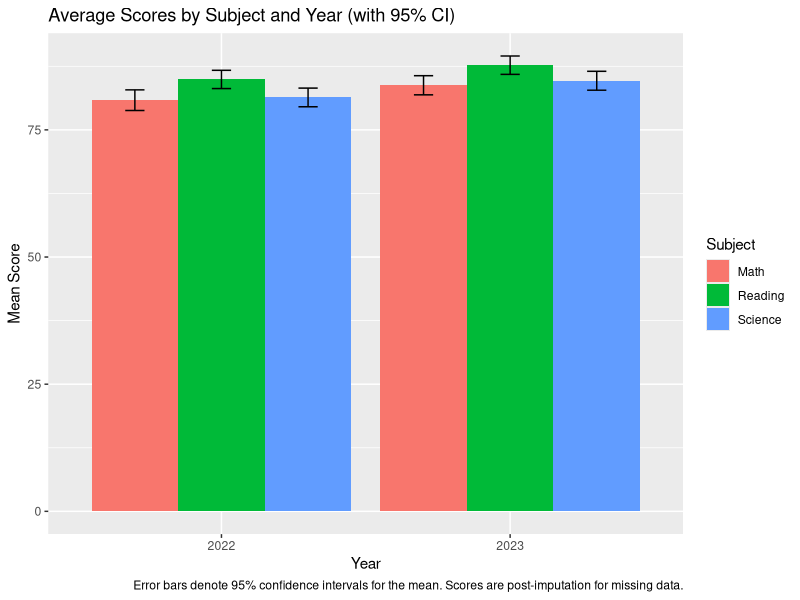
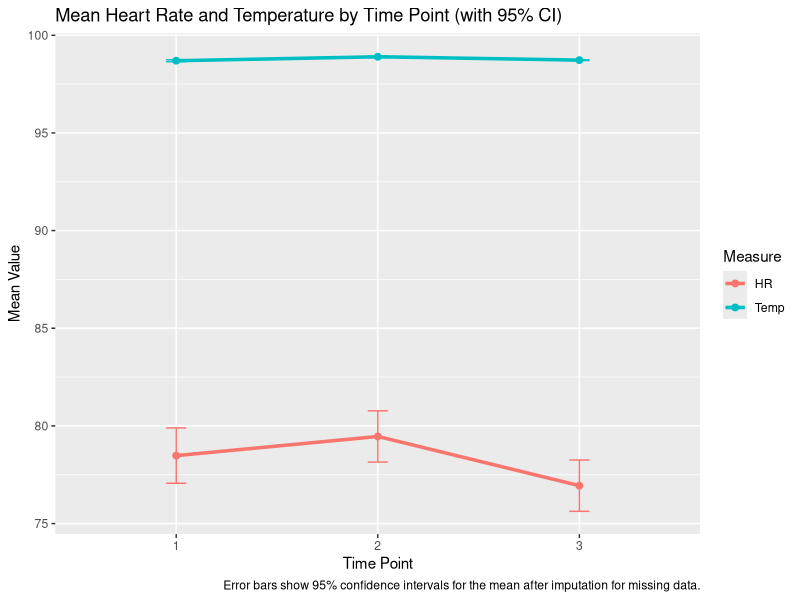
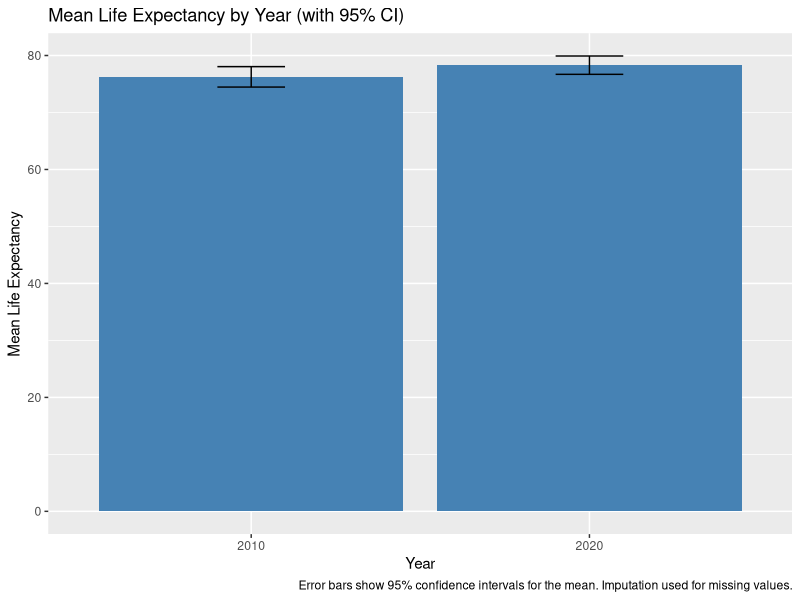

Here is the R script that generated these plots, in order:
## ---- chunk 1
knitr::opts_chunk$set(echo = TRUE, message=FALSE, warning=FALSE)
## ---- chunk 2
library(readr); library(tidyr); library(dplyr); library(ggplot2); library(stringr)
student_scores <- read_csv("student_scores.csv")
# Intentionally simulate a few missing values for demonstration
set.seed(42)
student_scores[sample(nrow(student_scores), 2), "Math_2023"] <- NA
student_scores[sample(nrow(student_scores), 1), "Reading_2022"] <- NA
head(student_scores, 10)
## ---- chunk 3
missing_rows <- student_scores %>% filter(if_any(everything(), is.na))
missing_rows
## ---- chunk 4
impute_mean <- function(x) ifelse(is.na(x), mean(x, na.rm=TRUE), x)
student_scores <- student_scores %>%
  mutate(across(starts_with(c("Math","Reading","Science")), impute_mean))
## ---- chunk 5
student_long <- student_scores %>%
  pivot_longer(
    cols = -c(StudentID, Name),
    names_to = c("Subject", "Year"),
    names_sep = "_",
    values_to = "Score"
  ) %>%
  mutate(Year = as.integer(Year))
head(student_long, 10)
## ---- chunk 6
student_summary <- student_long %>%
  group_by(Subject, Year) %>%
  summarize(
    mean_score = mean(Score),
    sd_score = sd(Score),
    n = n(),
    se = sd_score/sqrt(n),
    ci_lower = mean_score - qt(0.975, n-1)*se,
    ci_upper = mean_score + qt(0.975, n-1)*se,
    .groups = 'drop'
  )
student_summary
## ---- chunk 7
ggplot(student_summary, aes(x=factor(Year), y=mean_score, fill=Subject)) +
  geom_col(position="dodge") +
  geom_errorbar(aes(ymin=ci_lower, ymax=ci_upper), position=position_dodge(width=0.9), width=0.2) +
  labs(title="Average Scores by Subject and Year (with 95% CI)",
       x="Year", y="Mean Score",
       caption="Error bars denote 95% confidence intervals for the mean. Scores are post-imputation for missing data.")
## ---- chunk 8
math22 <- student_scores$Math_2022
math23 <- student_scores$Math_2023
t_test_math <- t.test(math22, math23, paired=TRUE)
t_test_math
## ---- chunk 9
patient_vitals <- read_csv("patient_vitals.csv")
# Simulate missing
set.seed(123)
patient_vitals[sample(nrow(patient_vitals), 1), "BP_T2"] <- NA
patient_vitals[sample(nrow(patient_vitals), 1), "Temp_T1"] <- NA

patient_vitals[] <- lapply(patient_vitals, as.character)
missing_rows_vitals <- patient_vitals %>% filter(if_any(everything(), is.na))
missing_rows_vitals
## ---- chunk 10
for(i in 1:nrow(patient_vitals)) {
  # BP_T2
  if(is.na(patient_vitals$BP_T2[i])) {
    patient_vitals$BP_T2[i] <- ifelse(!is.na(patient_vitals$BP_T1[i]), patient_vitals$BP_T1[i], "125/80")
  }
  # Temp_T1
  if(is.na(patient_vitals$Temp_T1[i])) {
    vals <- as.numeric(patient_vitals$Temp_T1)
    vals <- vals[!is.na(vals)]
    patient_vitals$Temp_T1[i] <- mean(vals)
  }
}
## ---- chunk 11
vitals_long <- patient_vitals %>%
  pivot_longer(
    cols = -c(PatientID, Name),
    names_to = c("Measure", "Time"),
    names_pattern = "([A-Za-z]+)_T([1-3])",
    values_to = "Value"
  )
head(vitals_long, 10)
## ---- chunk 12
vitals_long <- vitals_long %>%
  mutate(
    Systolic = ifelse(Measure=="BP", as.numeric(str_extract(Value, "^[0-9]+")), NA),
    Diastolic = ifelse(Measure=="BP", as.numeric(str_extract(Value, "(?<=/)[0-9]+")), NA),
    Value_num = ifelse(Measure!="BP", as.numeric(Value), NA)
  )
## ---- chunk 13
vitals_summary <- vitals_long %>%
  filter(Measure %in% c("HR", "Temp")) %>%
  group_by(Measure, Time) %>%
  summarize(
    mean_value = mean(Value_num, na.rm=TRUE),
    sd_value = sd(Value_num, na.rm=TRUE),
    n = sum(!is.na(Value_num)),
    se = sd_value/sqrt(n),
    ci_lower = mean_value - qt(0.975, n-1)*se,
    ci_upper = mean_value + qt(0.975, n-1)*se,
    .groups="drop"
  )
vitals_summary
## ---- chunk 14
ggplot(vitals_summary, aes(x=Time, y=mean_value, color=Measure, group=Measure)) +
  geom_line(size=1.2) +
  geom_point(size=2) +
  geom_errorbar(aes(ymin=ci_lower, ymax=ci_upper), width=0.1) +
  labs(title="Mean Heart Rate and Temperature by Time Point (with 95% CI)",
       x="Time Point", y="Mean Value",
       caption="Error bars show 95% confidence intervals for the mean after imputation for missing data.")
## ---- chunk 15
library(reshape2)
# Reshape for aov
hr_wide <- vitals_long %>% filter(Measure=="HR") %>%
  select(PatientID, Time, Value_num) %>%
  pivot_wider(names_from=Time, values_from=Value_num)
colnames(hr_wide)[2:4] <- c("HR_T1", "HR_T2", "HR_T3")
# Remove rows with any NA (should be few due to imputation)
hr_wide <- na.omit(hr_wide)
hr_long <- melt(hr_wide, id.vars="PatientID", variable.name="Time", value.name="HR")
hr_long$Time <- as.factor(hr_long$Time)
aov_hr <- aov(HR ~ Time + Error(PatientID/Time), data=hr_long)
summary(aov_hr)
## ---- chunk 16
country_demo <- read_csv("country_demo.csv")
# Simulate missing
set.seed(1234)
country_demo[sample(nrow(country_demo), 1), "GDP_2020"] <- NA
country_demo[sample(nrow(country_demo), 1), "LifeExp_2010"] <- NA

missing_rows_demo <- country_demo %>% filter(if_any(everything(), is.na))
missing_rows_demo
## ---- chunk 17
country_demo$GDP_2020[is.na(country_demo$GDP_2020)] <- mean(country_demo$GDP_2020, na.rm=TRUE)
country_demo$LifeExp_2010[is.na(country_demo$LifeExp_2010)] <- median(country_demo$LifeExp_2010, na.rm=TRUE)
## ---- chunk 18
country_long <- country_demo %>%
  pivot_longer(
    cols = -Country,
    names_to = c("Measure", "Year"),
    names_sep = "_",
    values_to = "Value"
  ) %>%
  mutate(Year = as.integer(Year))
## ---- chunk 19
global_summary <- country_long %>%
  group_by(Measure, Year) %>%
  summarize(
    mean_value = mean(Value, na.rm=TRUE),
    sd_value = sd(Value, na.rm=TRUE),
    n = n(),
    se = sd_value/sqrt(n),
    ci_lower = mean_value - qt(0.975, n-1)*se,
    ci_upper = mean_value + qt(0.975, n-1)*se,
    .groups="drop"
  )
global_summary
## ---- chunk 20
ggplot(global_summary %>% filter(Measure=="LifeExp"), 
       aes(x=factor(Year), y=mean_value, group=1)) +
  geom_col(fill="steelblue") +
  geom_errorbar(aes(ymin=ci_lower, ymax=ci_upper), width=0.2) +
  labs(title="Mean Life Expectancy by Year (with 95% CI)",
       x="Year", y="Mean Life Expectancy",
       caption="Error bars show 95% confidence intervals for the mean. Imputation used for missing values.")
## ---- chunk 21
gdp10 <- country_demo$GDP_2010
gdp20 <- country_demo$GDP_2020
t_test_gdp <- t.test(gdp10, gdp20, paired=TRUE)
t_test_gdp
## ---- chunk 22
sessionInfo()
